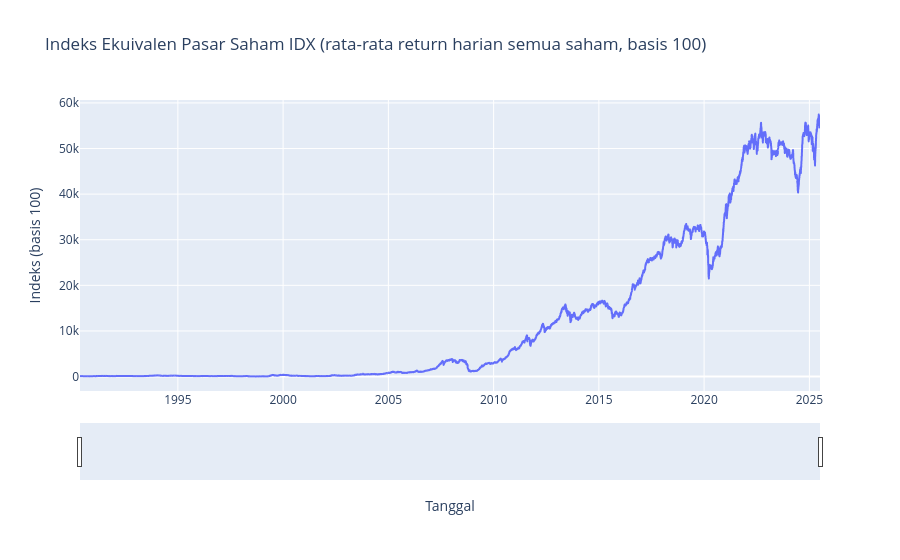

Source (notebook cell):
### Markdown cell above
Sel 5 — tren deret waktu (line chart dengan range slider)

### Code cell
fig1 = px.line(
    indeks.to_pandas(), x="tanggal", y="indeks",
    title="Indeks Ekuivalen Pasar Saham IDX (rata-rata return harian semua saham, basis 100)",
    labels={"tanggal": "Tanggal", "indeks": "Indeks (basis 100)"},
)
fig1.update_xaxes(rangeslider_visible=True)
fig1.update_layout(hovermode="x unified")
# Kalau indeks tumbuh sangat besar, aktifkan skala log:
# fig1.update_yaxes(type="log")
fig1.show()

### Figure 1 — Plotly figure (JSON) as saved in the notebook; plotly's stock layout.template omitted (floating-point values rounded to 4 significant figures; data arrays with more than 128 entries replaced by an {"elided": "..."} marker saying what was removed)
{"data": [{"hovertemplate": "Tanggal=%{x}<br>Indeks (basis 100)=%{y}<extra></extra>", "legendgroup": "", "line": {"color": "#636efa", "dash": "solid"}, "marker": {"symbol": "circle"}, "mode": "lines", "name": "", "showlegend": false, "type": "scattergl", "x": {"elided": "8531 str values"}, "xaxis": "x", "y": {"elided": "8531 float values"}, "yaxis": "y"}], "layout": {"hovermode": "x unified", "legend": {"tracegroupgap": 0}, "title": {"text": "Indeks Ekuivalen Pasar Saham IDX (rata-rata return harian semua saham, basis 100)"}, "xaxis": {"anchor": "y", "domain": [0, 1], "rangeslider": {"visible": true}, "title": {"text": "Tanggal"}}, "yaxis": {"anchor": "x", "domain": [0, 1], "title": {"text": "Indeks (basis 100)"}}}}
